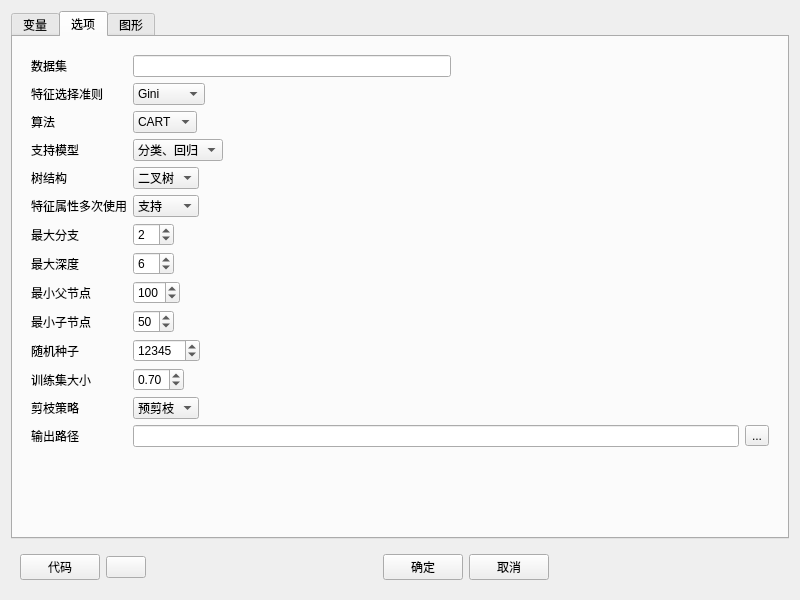
<?xml version="1.0" encoding="UTF-8"?>
<ui version="4.0">
 <class>Form</class>
 <widget class="QWidget" name="Form">
  <property name="geometry">
   <rect>
    <x>0</x>
    <y>0</y>
    <width>800</width>
    <height>600</height>
   </rect>
  </property>
  <property name="minimumSize">
   <size>
    <width>800</width>
    <height>600</height>
   </size>
  </property>
  <property name="windowTitle">
   <string>决策树</string>
  </property>
  <layout class="QVBoxLayout" name="verticalLayout_8">
   <item>
    <widget class="QTabWidget" name="tabWidget">
     <property name="currentIndex">
      <number>1</number>
     </property>
     <widget class="QWidget" name="tab">
      <attribute name="title">
       <string>变量</string>
      </attribute>
      <layout class="QVBoxLayout" name="verticalLayout_4">
       <item>
        <widget class="QSplitter" name="splitter">
         <property name="orientation">
          <enum>Qt::Horizontal</enum>
         </property>
         <widget class="QWidget" name="widget_2" native="true">
          <property name="maximumSize">
           <size>
            <width>200</width>
            <height>16777215</height>
           </size>
          </property>
          <layout class="QVBoxLayout" name="verticalLayout_2">
           <property name="leftMargin">
            <number>0</number>
           </property>
           <property name="topMargin">
            <number>0</number>
           </property>
           <property name="rightMargin">
            <number>0</number>
           </property>
           <property name="bottomMargin">
            <number>0</number>
           </property>
           <item>
            <widget class="QLabel" name="label_2">
             <property name="text">
              <string>变量列表:</string>
             </property>
            </widget>
           </item>
           <item>
            <widget class="QListWidget" name="listWidget_var">
             <property name="selectionMode">
              <enum>QAbstractItemView::ExtendedSelection</enum>
             </property>
            </widget>
           </item>
          </layout>
         </widget>
         <widget class="QWidget" name="widget_3" native="true">
          <layout class="QHBoxLayout" name="horizontalLayout_3">
           <item>
            <layout class="QVBoxLayout" name="verticalLayout_7" stretch="1,9">
             <item>
              <layout class="QVBoxLayout" name="verticalLayout_3">
               <item>
                <widget class="QLabel" name="label_3">
                 <property name="text">
                  <string>目标变量:</string>
                 </property>
                </widget>
               </item>
               <item>
                <layout class="QHBoxLayout" name="horizontalLayout_5">
                 <item>
                  <spacer name="horizontalSpacer_2">
                   <property name="orientation">
                    <enum>Qt::Horizontal</enum>
                   </property>
                   <property name="sizeHint" stdset="0">
                    <size>
                     <width>40</width>
                     <height>20</height>
                    </size>
                   </property>
                  </spacer>
                 </item>
                 <item>
                  <widget class="QPushButton" name="pushButton_dependent_del">
                   <property name="maximumSize">
                    <size>
                     <width>50</width>
                     <height>16777215</height>
                    </size>
                   </property>
                   <property name="text">
                    <string/>
                   </property>
                   <property name="icon">
                    <iconset resource="../pyqtsource.qrc">
                     <normaloff>:/pyqt/source/images/lc_delete.png</normaloff>:/pyqt/source/images/lc_delete.png</iconset>
                   </property>
                   <property name="level" stdset="0">
                    <string>tool</string>
                   </property>
                  </widget>
                 </item>
                 <item>
                  <widget class="QPushButton" name="pushButton_dependent_add">
                   <property name="text">
                    <string/>
                   </property>
                   <property name="icon">
                    <iconset resource="../pyqtsource.qrc">
                     <normaloff>:/pyqt/source/images/add.svg</normaloff>:/pyqt/source/images/add.svg</iconset>
                   </property>
                   <property name="level" stdset="0">
                    <string>tool</string>
                   </property>
                  </widget>
                 </item>
                </layout>
               </item>
               <item>
                <layout class="QHBoxLayout" name="horizontalLayout_4">
                 <item>
                  <widget class="QListWidget" name="listWidget_dependent"/>
                 </item>
                </layout>
               </item>
              </layout>
             </item>
             <item>
              <layout class="QVBoxLayout" name="verticalLayout">
               <item>
                <widget class="QLabel" name="label_5">
                 <property name="text">
                  <string>自变量:</string>
                 </property>
                </widget>
               </item>
               <item>
                <layout class="QHBoxLayout" name="horizontalLayout_7">
                 <item>
                  <spacer name="horizontalSpacer_3">
                   <property name="orientation">
                    <enum>Qt::Horizontal</enum>
                   </property>
                   <property name="sizeHint" stdset="0">
                    <size>
                     <width>40</width>
                     <height>20</height>
                    </size>
                   </property>
                  </spacer>
                 </item>
                 <item>
                  <widget class="QPushButton" name="pushButton_independent_del">
                   <property name="maximumSize">
                    <size>
                     <width>50</width>
                     <height>16777215</height>
                    </size>
                   </property>
                   <property name="text">
                    <string/>
                   </property>
                   <property name="icon">
                    <iconset resource="../pyqtsource.qrc">
                     <normaloff>:/pyqt/source/images/lc_delete.png</normaloff>:/pyqt/source/images/lc_delete.png</iconset>
                   </property>
                   <property name="level" stdset="0">
                    <string>tool</string>
                   </property>
                  </widget>
                 </item>
                 <item>
                  <widget class="QPushButton" name="pushButton_independent_down">
                   <property name="maximumSize">
                    <size>
                     <width>50</width>
                     <height>16777215</height>
                    </size>
                   </property>
                   <property name="text">
                    <string/>
                   </property>
                   <property name="icon">
                    <iconset resource="../pyqtsource.qrc">
                     <normaloff>:/pyqt/source/images/down1.svg</normaloff>:/pyqt/source/images/down1.svg</iconset>
                   </property>
                   <property name="level" stdset="0">
                    <string>tool</string>
                   </property>
                  </widget>
                 </item>
                 <item>
                  <widget class="QPushButton" name="pushButton_independent_up">
                   <property name="maximumSize">
                    <size>
                     <width>50</width>
                     <height>16777215</height>
                    </size>
                   </property>
                   <property name="text">
                    <string/>
                   </property>
                   <property name="icon">
                    <iconset resource="../pyqtsource.qrc">
                     <normaloff>:/pyqt/source/images/up1.svg</normaloff>:/pyqt/source/images/up1.svg</iconset>
                   </property>
                   <property name="level" stdset="0">
                    <string>tool</string>
                   </property>
                  </widget>
                 </item>
                 <item>
                  <widget class="QPushButton" name="pushButton_independent_add">
                   <property name="text">
                    <string/>
                   </property>
                   <property name="icon">
                    <iconset resource="../pyqtsource.qrc">
                     <normaloff>:/pyqt/source/images/add.svg</normaloff>:/pyqt/source/images/add.svg</iconset>
                   </property>
                   <property name="level" stdset="0">
                    <string>tool</string>
                   </property>
                  </widget>
                 </item>
                </layout>
               </item>
               <item>
                <layout class="QHBoxLayout" name="horizontalLayout_6">
                 <item>
                  <widget class="QListWidget" name="listWidget_independent">
                   <property name="selectionMode">
                    <enum>QAbstractItemView::ExtendedSelection</enum>
                   </property>
                  </widget>
                 </item>
                </layout>
               </item>
              </layout>
             </item>
            </layout>
           </item>
          </layout>
         </widget>
        </widget>
       </item>
      </layout>
     </widget>
     <widget class="QWidget" name="tab_2">
      <attribute name="title">
       <string>选项</string>
      </attribute>
      <layout class="QHBoxLayout" name="horizontalLayout_8">
       <item>
        <widget class="QWidget" name="widget_4" native="true">
         <layout class="QFormLayout" name="formLayout">
          <item row="0" column="0">
           <widget class="QLabel" name="label_24">
            <property name="minimumSize">
             <size>
              <width>0</width>
              <height>22</height>
             </size>
            </property>
            <property name="text">
             <string>数据集</string>
            </property>
           </widget>
          </item>
          <item row="0" column="1">
           <layout class="QHBoxLayout" name="horizontalLayout_16">
            <item>
             <widget class="QLineEdit" name="lineEdit_dataset_name">
              <property name="minimumSize">
               <size>
                <width>0</width>
                <height>22</height>
               </size>
              </property>
              <property name="text">
               <string/>
              </property>
             </widget>
            </item>
            <item>
             <spacer name="horizontalSpacer_10">
              <property name="orientation">
               <enum>Qt::Horizontal</enum>
              </property>
              <property name="sizeHint" stdset="0">
               <size>
                <width>40</width>
                <height>20</height>
               </size>
              </property>
             </spacer>
            </item>
           </layout>
          </item>
          <item row="1" column="0">
           <widget class="QLabel" name="label_8">
            <property name="minimumSize">
             <size>
              <width>0</width>
              <height>22</height>
             </size>
            </property>
            <property name="text">
             <string>特征选择准则</string>
            </property>
           </widget>
          </item>
          <item row="1" column="1">
           <layout class="QHBoxLayout" name="horizontalLayout_17">
            <item>
             <widget class="QComboBox" name="comboBox_criterion">
              <property name="minimumSize">
               <size>
                <width>0</width>
                <height>22</height>
               </size>
              </property>
              <item>
               <property name="text">
                <string>Gini</string>
               </property>
              </item>
              <item>
               <property name="text">
                <string>Entropy</string>
               </property>
              </item>
             </widget>
            </item>
            <item>
             <spacer name="horizontalSpacer_11">
              <property name="orientation">
               <enum>Qt::Horizontal</enum>
              </property>
              <property name="sizeHint" stdset="0">
               <size>
                <width>40</width>
                <height>20</height>
               </size>
              </property>
             </spacer>
            </item>
           </layout>
          </item>
          <item row="2" column="0">
           <widget class="QLabel" name="label_13">
            <property name="minimumSize">
             <size>
              <width>0</width>
              <height>22</height>
             </size>
            </property>
            <property name="text">
             <string>算法</string>
            </property>
           </widget>
          </item>
          <item row="2" column="1">
           <layout class="QHBoxLayout" name="horizontalLayout_18">
            <item>
             <widget class="QComboBox" name="comboBox_4">
              <property name="minimumSize">
               <size>
                <width>0</width>
                <height>22</height>
               </size>
              </property>
              <item>
               <property name="text">
                <string>CART</string>
               </property>
              </item>
              <item>
               <property name="text">
                <string>ID3</string>
               </property>
              </item>
              <item>
               <property name="text">
                <string>C4.5</string>
               </property>
              </item>
             </widget>
            </item>
            <item>
             <spacer name="horizontalSpacer_12">
              <property name="orientation">
               <enum>Qt::Horizontal</enum>
              </property>
              <property name="sizeHint" stdset="0">
               <size>
                <width>40</width>
                <height>20</height>
               </size>
              </property>
             </spacer>
            </item>
           </layout>
          </item>
          <item row="3" column="0">
           <widget class="QLabel" name="label_15">
            <property name="minimumSize">
             <size>
              <width>0</width>
              <height>22</height>
             </size>
            </property>
            <property name="text">
             <string>支持模型</string>
            </property>
           </widget>
          </item>
          <item row="4" column="0">
           <widget class="QLabel" name="label_14">
            <property name="minimumSize">
             <size>
              <width>0</width>
              <height>22</height>
             </size>
            </property>
            <property name="text">
             <string>树结构</string>
            </property>
           </widget>
          </item>
          <item row="4" column="1">
           <layout class="QHBoxLayout" name="horizontalLayout_19">
            <item>
             <widget class="QComboBox" name="comboBox_5">
              <property name="minimumSize">
               <size>
                <width>0</width>
                <height>22</height>
               </size>
              </property>
              <item>
               <property name="text">
                <string>二叉树</string>
               </property>
              </item>
              <item>
               <property name="text">
                <string>多叉树</string>
               </property>
              </item>
             </widget>
            </item>
            <item>
             <spacer name="horizontalSpacer_13">
              <property name="orientation">
               <enum>Qt::Horizontal</enum>
              </property>
              <property name="sizeHint" stdset="0">
               <size>
                <width>40</width>
                <height>20</height>
               </size>
              </property>
             </spacer>
            </item>
           </layout>
          </item>
          <item row="5" column="0">
           <widget class="QLabel" name="label_20">
            <property name="minimumSize">
             <size>
              <width>0</width>
              <height>22</height>
             </size>
            </property>
            <property name="text">
             <string>特征属性多次使用</string>
            </property>
           </widget>
          </item>
          <item row="5" column="1">
           <layout class="QHBoxLayout" name="horizontalLayout_20">
            <item>
             <widget class="QComboBox" name="comboBox_11">
              <property name="minimumSize">
               <size>
                <width>0</width>
                <height>22</height>
               </size>
              </property>
              <item>
               <property name="text">
                <string>支持</string>
               </property>
              </item>
              <item>
               <property name="text">
                <string>不支持</string>
               </property>
              </item>
              <item>
               <property name="text">
                <string>不支持</string>
               </property>
              </item>
             </widget>
            </item>
            <item>
             <spacer name="horizontalSpacer_14">
              <property name="orientation">
               <enum>Qt::Horizontal</enum>
              </property>
              <property name="sizeHint" stdset="0">
               <size>
                <width>40</width>
                <height>20</height>
               </size>
              </property>
             </spacer>
            </item>
           </layout>
          </item>
          <item row="7" column="0">
           <widget class="QLabel" name="label_9">
            <property name="minimumSize">
             <size>
              <width>0</width>
              <height>22</height>
             </size>
            </property>
            <property name="toolTip">
             <string/>
            </property>
            <property name="text">
             <string>最大分支</string>
            </property>
           </widget>
          </item>
          <item row="7" column="1">
           <layout class="QHBoxLayout" name="horizontalLayout_15">
            <item>
             <widget class="QSpinBox" name="spinBox">
              <property name="value">
               <number>2</number>
              </property>
             </widget>
            </item>
            <item>
             <spacer name="horizontalSpacer_9">
              <property name="orientation">
               <enum>Qt::Horizontal</enum>
              </property>
              <property name="sizeHint" stdset="0">
               <size>
                <width>40</width>
                <height>20</height>
               </size>
              </property>
             </spacer>
            </item>
           </layout>
          </item>
          <item row="8" column="0">
           <widget class="QLabel" name="label_10">
            <property name="minimumSize">
             <size>
              <width>0</width>
              <height>22</height>
             </size>
            </property>
            <property name="text">
             <string>最大深度</string>
            </property>
           </widget>
          </item>
          <item row="8" column="1">
           <layout class="QHBoxLayout" name="horizontalLayout_14">
            <item>
             <widget class="QSpinBox" name="spinBox_max_depth">
              <property name="maximum">
               <number>20</number>
              </property>
              <property name="value">
               <number>6</number>
              </property>
             </widget>
            </item>
            <item>
             <spacer name="horizontalSpacer_8">
              <property name="orientation">
               <enum>Qt::Horizontal</enum>
              </property>
              <property name="sizeHint" stdset="0">
               <size>
                <width>40</width>
                <height>20</height>
               </size>
              </property>
             </spacer>
            </item>
           </layout>
          </item>
          <item row="9" column="0">
           <widget class="QLabel" name="label_22">
            <property name="minimumSize">
             <size>
              <width>0</width>
              <height>22</height>
             </size>
            </property>
            <property name="text">
             <string>最小父节点</string>
            </property>
           </widget>
          </item>
          <item row="9" column="1">
           <layout class="QHBoxLayout" name="horizontalLayout_13">
            <item>
             <widget class="QSpinBox" name="spinBox_min_samples_split">
              <property name="toolTip">
               <string>设置结点的最小样本数量，当样本数量可能小于此值时，结点将不会在划分。</string>
              </property>
              <property name="maximum">
               <number>200</number>
              </property>
              <property name="value">
               <number>100</number>
              </property>
             </widget>
            </item>
            <item>
             <spacer name="horizontalSpacer_7">
              <property name="orientation">
               <enum>Qt::Horizontal</enum>
              </property>
              <property name="sizeHint" stdset="0">
               <size>
                <width>40</width>
                <height>20</height>
               </size>
              </property>
             </spacer>
            </item>
           </layout>
          </item>
          <item row="10" column="0">
           <widget class="QLabel" name="label_23">
            <property name="minimumSize">
             <size>
              <width>0</width>
              <height>22</height>
             </size>
            </property>
            <property name="text">
             <string>最小子节点</string>
            </property>
           </widget>
          </item>
          <item row="10" column="1">
           <layout class="QHBoxLayout" name="horizontalLayout_12">
            <item>
             <widget class="QSpinBox" name="spinBox_min_samples_leaf">
              <property name="value">
               <number>50</number>
              </property>
             </widget>
            </item>
            <item>
             <spacer name="horizontalSpacer_6">
              <property name="orientation">
               <enum>Qt::Horizontal</enum>
              </property>
              <property name="sizeHint" stdset="0">
               <size>
                <width>40</width>
                <height>20</height>
               </size>
              </property>
             </spacer>
            </item>
           </layout>
          </item>
          <item row="11" column="0">
           <widget class="QLabel" name="label_12">
            <property name="minimumSize">
             <size>
              <width>0</width>
              <height>22</height>
             </size>
            </property>
            <property name="text">
             <string>随机种子</string>
            </property>
           </widget>
          </item>
          <item row="11" column="1">
           <layout class="QHBoxLayout" name="horizontalLayout_11">
            <item>
             <widget class="QSpinBox" name="spinBox_6">
              <property name="maximum">
               <number>999999999</number>
              </property>
              <property name="value">
               <number>12345</number>
              </property>
             </widget>
            </item>
            <item>
             <spacer name="horizontalSpacer_5">
              <property name="orientation">
               <enum>Qt::Horizontal</enum>
              </property>
              <property name="sizeHint" stdset="0">
               <size>
                <width>40</width>
                <height>20</height>
               </size>
              </property>
             </spacer>
            </item>
           </layout>
          </item>
          <item row="13" column="0">
           <widget class="QLabel" name="label_21">
            <property name="minimumSize">
             <size>
              <width>0</width>
              <height>22</height>
             </size>
            </property>
            <property name="text">
             <string>剪枝策略</string>
            </property>
           </widget>
          </item>
          <item row="13" column="1">
           <layout class="QHBoxLayout" name="horizontalLayout_10">
            <item>
             <widget class="QComboBox" name="comboBox_12">
              <property name="minimumSize">
               <size>
                <width>0</width>
                <height>22</height>
               </size>
              </property>
              <item>
               <property name="text">
                <string>预剪枝</string>
               </property>
              </item>
              <item>
               <property name="text">
                <string>后剪枝</string>
               </property>
              </item>
             </widget>
            </item>
            <item>
             <spacer name="horizontalSpacer_4">
              <property name="orientation">
               <enum>Qt::Horizontal</enum>
              </property>
              <property name="sizeHint" stdset="0">
               <size>
                <width>40</width>
                <height>20</height>
               </size>
              </property>
             </spacer>
            </item>
           </layout>
          </item>
          <item row="14" column="0">
           <widget class="QLabel" name="label_25">
            <property name="minimumSize">
             <size>
              <width>0</width>
              <height>22</height>
             </size>
            </property>
            <property name="text">
             <string>输出路径</string>
            </property>
           </widget>
          </item>
          <item row="14" column="1">
           <layout class="QHBoxLayout" name="horizontalLayout_9">
            <item>
             <widget class="QLineEdit" name="lineEdit_result_path"/>
            </item>
            <item>
             <widget class="QToolButton" name="toolButton_2">
              <property name="text">
               <string>...</string>
              </property>
             </widget>
            </item>
           </layout>
          </item>
          <item row="3" column="1">
           <layout class="QHBoxLayout" name="horizontalLayout_21">
            <item>
             <widget class="QComboBox" name="comboBox_6">
              <property name="minimumSize">
               <size>
                <width>0</width>
                <height>22</height>
               </size>
              </property>
              <item>
               <property name="text">
                <string>分类、回归</string>
               </property>
              </item>
              <item>
               <property name="text">
                <string>分类</string>
               </property>
              </item>
             </widget>
            </item>
            <item>
             <spacer name="horizontalSpacer_15">
              <property name="orientation">
               <enum>Qt::Horizontal</enum>
              </property>
              <property name="sizeHint" stdset="0">
               <size>
                <width>40</width>
                <height>20</height>
               </size>
              </property>
             </spacer>
            </item>
           </layout>
          </item>
          <item row="12" column="0">
           <widget class="QLabel" name="label_16">
            <property name="minimumSize">
             <size>
              <width>0</width>
              <height>22</height>
             </size>
            </property>
            <property name="text">
             <string>训练集大小</string>
            </property>
           </widget>
          </item>
          <item row="12" column="1">
           <layout class="QHBoxLayout" name="horizontalLayout_22">
            <item>
             <widget class="QDoubleSpinBox" name="doubleSpinBox_train_size">
              <property name="maximum">
               <double>1.000000000000000</double>
              </property>
              <property name="singleStep">
               <double>0.100000000000000</double>
              </property>
              <property name="value">
               <double>0.700000000000000</double>
              </property>
             </widget>
            </item>
            <item>
             <spacer name="horizontalSpacer_16">
              <property name="orientation">
               <enum>Qt::Horizontal</enum>
              </property>
              <property name="sizeHint" stdset="0">
               <size>
                <width>40</width>
                <height>20</height>
               </size>
              </property>
             </spacer>
            </item>
           </layout>
          </item>
          <item row="15" column="1">
           <spacer name="verticalSpacer">
            <property name="orientation">
             <enum>Qt::Vertical</enum>
            </property>
            <property name="sizeHint" stdset="0">
             <size>
              <width>20</width>
              <height>40</height>
             </size>
            </property>
           </spacer>
          </item>
         </layout>
        </widget>
       </item>
      </layout>
     </widget>
     <widget class="QWidget" name="tab_3">
      <attribute name="title">
       <string>图形</string>
      </attribute>
      <layout class="QVBoxLayout" name="verticalLayout_5">
       <item>
        <widget class="QWidget" name="widget_5" native="true">
         <layout class="QFormLayout" name="formLayout_2">
          <item row="0" column="0">
           <widget class="QLabel" name="label_18">
            <property name="minimumSize">
             <size>
              <width>0</width>
              <height>22</height>
             </size>
            </property>
            <property name="text">
             <string>输出文件路径:</string>
            </property>
           </widget>
          </item>
          <item row="0" column="1">
           <layout class="QHBoxLayout" name="horizontalLayout_25">
            <item>
             <widget class="QLineEdit" name="lineEdit_dataset_name_4">
              <property name="minimumSize">
               <size>
                <width>0</width>
                <height>22</height>
               </size>
              </property>
              <property name="text">
               <string/>
              </property>
             </widget>
            </item>
            <item>
             <widget class="QToolButton" name="toolButton">
              <property name="text">
               <string>...</string>
              </property>
             </widget>
            </item>
            <item>
             <spacer name="horizontalSpacer_19">
              <property name="orientation">
               <enum>Qt::Horizontal</enum>
              </property>
              <property name="sizeHint" stdset="0">
               <size>
                <width>40</width>
                <height>20</height>
               </size>
              </property>
             </spacer>
            </item>
           </layout>
          </item>
          <item row="1" column="0">
           <widget class="QLabel" name="label_26">
            <property name="minimumSize">
             <size>
              <width>0</width>
              <height>22</height>
             </size>
            </property>
            <property name="text">
             <string>是否填充颜色:</string>
            </property>
           </widget>
          </item>
          <item row="1" column="1">
           <layout class="QHBoxLayout" name="horizontalLayout_23">
            <item>
             <widget class="QComboBox" name="comboBox">
              <item>
               <property name="text">
                <string>是</string>
               </property>
              </item>
              <item>
               <property name="text">
                <string>否</string>
               </property>
              </item>
             </widget>
            </item>
            <item>
             <spacer name="horizontalSpacer_17">
              <property name="orientation">
               <enum>Qt::Horizontal</enum>
              </property>
              <property name="sizeHint" stdset="0">
               <size>
                <width>40</width>
                <height>20</height>
               </size>
              </property>
             </spacer>
            </item>
           </layout>
          </item>
          <item row="2" column="0">
           <widget class="QLabel" name="label_11">
            <property name="minimumSize">
             <size>
              <width>0</width>
              <height>22</height>
             </size>
            </property>
            <property name="text">
             <string>是否圆角矩形:</string>
            </property>
           </widget>
          </item>
          <item row="2" column="1">
           <layout class="QHBoxLayout" name="horizontalLayout_24">
            <item>
             <widget class="QComboBox" name="comboBox_2">
              <item>
               <property name="text">
                <string>是</string>
               </property>
              </item>
              <item>
               <property name="text">
                <string>否</string>
               </property>
              </item>
             </widget>
            </item>
            <item>
             <spacer name="horizontalSpacer_18">
              <property name="orientation">
               <enum>Qt::Horizontal</enum>
              </property>
              <property name="sizeHint" stdset="0">
               <size>
                <width>40</width>
                <height>20</height>
               </size>
              </property>
             </spacer>
            </item>
           </layout>
          </item>
          <item row="4" column="0">
           <widget class="QLabel" name="label_17">
            <property name="minimumSize">
             <size>
              <width>0</width>
              <height>22</height>
             </size>
            </property>
            <property name="text">
             <string>数据精度:</string>
            </property>
           </widget>
          </item>
          <item row="4" column="1">
           <layout class="QHBoxLayout" name="horizontalLayout_27">
            <item>
             <widget class="QSpinBox" name="spinBox_5">
              <property name="maximum">
               <number>10</number>
              </property>
              <property name="value">
               <number>2</number>
              </property>
             </widget>
            </item>
            <item>
             <spacer name="horizontalSpacer_21">
              <property name="orientation">
               <enum>Qt::Horizontal</enum>
              </property>
              <property name="sizeHint" stdset="0">
               <size>
                <width>40</width>
                <height>20</height>
               </size>
              </property>
             </spacer>
            </item>
           </layout>
          </item>
          <item row="5" column="0">
           <widget class="QLabel" name="label_19">
            <property name="minimumSize">
             <size>
              <width>0</width>
              <height>22</height>
             </size>
            </property>
            <property name="text">
             <string>特征名称:</string>
            </property>
           </widget>
          </item>
          <item row="6" column="0">
           <widget class="QLabel" name="label_27">
            <property name="minimumSize">
             <size>
              <width>0</width>
              <height>22</height>
             </size>
            </property>
            <property name="text">
             <string>分类名称:</string>
            </property>
           </widget>
          </item>
          <item row="5" column="1">
           <layout class="QHBoxLayout" name="horizontalLayout_28">
            <item>
             <widget class="QLineEdit" name="lineEdit_dataset_name_6">
              <property name="minimumSize">
               <size>
                <width>0</width>
                <height>22</height>
               </size>
              </property>
              <property name="text">
               <string/>
              </property>
             </widget>
            </item>
            <item>
             <widget class="QToolButton" name="toolButton_4">
              <property name="text">
               <string>...</string>
              </property>
             </widget>
            </item>
            <item>
             <spacer name="horizontalSpacer_22">
              <property name="orientation">
               <enum>Qt::Horizontal</enum>
              </property>
              <property name="sizeHint" stdset="0">
               <size>
                <width>40</width>
                <height>20</height>
               </size>
              </property>
             </spacer>
            </item>
           </layout>
          </item>
          <item row="6" column="1">
           <layout class="QHBoxLayout" name="horizontalLayout_29">
            <item>
             <widget class="QLineEdit" name="lineEdit_dataset_name_7">
              <property name="minimumSize">
               <size>
                <width>0</width>
                <height>22</height>
               </size>
              </property>
              <property name="text">
               <string/>
              </property>
             </widget>
            </item>
            <item>
             <widget class="QToolButton" name="toolButton_5">
              <property name="text">
               <string>...</string>
              </property>
             </widget>
            </item>
            <item>
             <spacer name="horizontalSpacer_23">
              <property name="orientation">
               <enum>Qt::Horizontal</enum>
              </property>
              <property name="sizeHint" stdset="0">
               <size>
                <width>40</width>
                <height>20</height>
               </size>
              </property>
             </spacer>
            </item>
           </layout>
          </item>
          <item row="3" column="0">
           <widget class="QLabel" name="label_28">
            <property name="minimumSize">
             <size>
              <width>0</width>
              <height>22</height>
             </size>
            </property>
            <property name="text">
             <string>方向:</string>
            </property>
           </widget>
          </item>
          <item row="3" column="1">
           <layout class="QHBoxLayout" name="horizontalLayout_30">
            <item>
             <widget class="QComboBox" name="comboBox_3">
              <item>
               <property name="text">
                <string>从上到下</string>
               </property>
              </item>
              <item>
               <property name="text">
                <string>从左到右</string>
               </property>
              </item>
             </widget>
            </item>
            <item>
             <spacer name="horizontalSpacer_24">
              <property name="orientation">
               <enum>Qt::Horizontal</enum>
              </property>
              <property name="sizeHint" stdset="0">
               <size>
                <width>40</width>
                <height>20</height>
               </size>
              </property>
             </spacer>
            </item>
           </layout>
          </item>
         </layout>
        </widget>
       </item>
      </layout>
     </widget>
    </widget>
   </item>
   <item>
    <widget class="QWidget" name="widget" native="true">
     <property name="maximumSize">
      <size>
       <width>16777215</width>
       <height>50</height>
      </size>
     </property>
     <layout class="QHBoxLayout" name="horizontalLayout_2">
      <item>
       <layout class="QHBoxLayout" name="horizontalLayout">
        <item>
         <widget class="QPushButton" name="pushButton_code">
          <property name="text">
           <string>代码</string>
          </property>
         </widget>
        </item>
        <item>
         <widget class="QPushButton" name="pushButton_help">
          <property name="text">
           <string/>
          </property>
          <property name="icon">
           <iconset resource="../pyqtsource.qrc">
            <normaloff>:/pyqt/source/images/lc_helpindex.png</normaloff>:/pyqt/source/images/lc_helpindex.png</iconset>
          </property>
         </widget>
        </item>
        <item>
         <spacer name="horizontalSpacer">
          <property name="orientation">
           <enum>Qt::Horizontal</enum>
          </property>
          <property name="sizeHint" stdset="0">
           <size>
            <width>40</width>
            <height>20</height>
           </size>
          </property>
         </spacer>
        </item>
        <item>
         <widget class="QPushButton" name="pushButton_ok">
          <property name="text">
           <string>确定</string>
          </property>
         </widget>
        </item>
        <item>
         <widget class="QPushButton" name="pushButton_cancel">
          <property name="text">
           <string>取消</string>
          </property>
         </widget>
        </item>
        <item>
         <spacer name="horizontalSpacer_25">
          <property name="orientation">
           <enum>Qt::Horizontal</enum>
          </property>
          <property name="sizeHint" stdset="0">
           <size>
            <width>40</width>
            <height>20</height>
           </size>
          </property>
         </spacer>
        </item>
       </layout>
      </item>
     </layout>
    </widget>
   </item>
  </layout>
 </widget>
 <resources>
  <include location="../pyqtsource.qrc"/>
 </resources>
 <connections/>
</ui>
